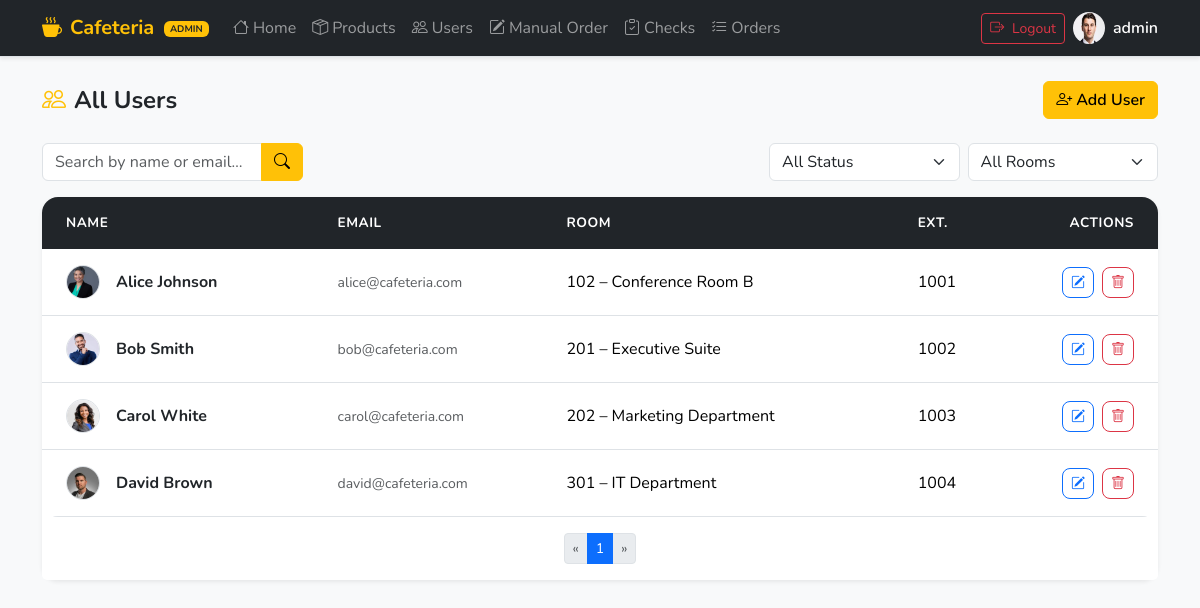
Screenshot of /public/admin/users (signed in) with the database file from the repository.
### tables this page shows
CREATE TABLE IF NOT EXISTS users (
    id INT AUTO_INCREMENT PRIMARY KEY,
    name VARCHAR(100),
    email VARCHAR(100) UNIQUE,
    password VARCHAR(255),
    role ENUM('admin','user') DEFAULT 'user',
    pic VARCHAR(255),
    room_id INT,
    is_active TINYINT(1) NOT NULL DEFAULT 1,
    ext VARCHAR(20),
    created_at TIMESTAMP NULL DEFAULT CURRENT_TIMESTAMP,
    updated_at TIMESTAMP NULL DEFAULT CURRENT_TIMESTAMP ON UPDATE CURRENT_TIMESTAMP,
    FOREIGN KEY (room_id) REFERENCES rooms(id)
);

CREATE TABLE IF NOT EXISTS rooms (
    id INT AUTO_INCREMENT PRIMARY KEY,
    no VARCHAR(50),
    name VARCHAR(100),
    created_at TIMESTAMP NULL,
    updated_at TIMESTAMP NULL
);

### core/Controller.php (called while the page is built, shortened)
<?php
class Controller
{
    public function view($path, $data = [])
    {
        extract($data);
        $viewFile = dirname(__DIR__) . "/views/$path.php";
        require $viewFile;
    }
}

### app/Controllers/Admin/UserController.php (called while the page is built, shortened)
<?php
class UserController extends Controller
{
    public function index()
    {
        $users = new User();
        $search = trim($_GET['search'] ?? '');
        $status = $_GET['status'] ?? 'all';
        $room_id = ($_GET['room_id'] ?? 'all') !== 'all' ? (int)$_GET['room_id'] : null;
        $page = max(1, (int)($_GET['page'] ?? 1));
        $users = $users->getUsers($search, $status, $room_id, $page, 10);
        $this->view('admin/users', compact('users', 'search', 'status', 'room_id', 'rooms', 'page', 'totalPages', 'total', 'error'));
    }
}

### core/Router.php (called while the page is built, shortened)
<?php
class Router
{
    private static $routes = [];
    public static function get($uri, $action, $middlewares = [])
    {
        self::$routes['GET'][$uri] = [
            'action' => $action,
            'middlewares' => $middlewares
        ];
    }
    public static function post($uri, $action, $middlewares = [])
    {
        self::$routes['POST'][$uri] = [
            'action' => $action,
            'middlewares' => $middlewares
        ];
    }
    public static function resolve($uri, $method)
{
    $route = self::$routes[$method][$uri] ?? null;
    $params = [];
    $action = $route['action'];
    [$controller, $method] = $action;
    $controller = new $controller();
    $controller->$method(...$params);
}
}

### public/index.php (called while the page is built, shortened)
<?php
$uri = parse_url($_SERVER['REQUEST_URI'], PHP_URL_PATH);
$uri = preg_replace('#^.*?/public(?:/index\.php)?#', '', $uri);
$method = $_SERVER['REQUEST_METHOD'];
Router::resolve($uri, $method);

### core/Model.php (called while the page is built, shortened)
<?php
class Model
{
    public function __construct()
    {
        $this->db = Database::getInstance()->getConnection();
    }
}

### core/Database.php (called while the page is built, shortened)
<?php
class Database
{
    private static $instance = null;
    private $connection;
    private function __construct()
    {
        $env = parse_ini_file(__DIR__ . '/../.env');
        $host = $env['DB_HOST'] ?? 'localhost';
        $db   = $env['DB_NAME'] ?? 'cafeteria';
        $user = $env['DB_USER'] ?? 'root';
        $pass = $env['DB_PASS'] ?? '';
        $charset = $env['DB_CHARSET'] ?? 'utf8';
        $this->connection = new PDO(
            "mysql:host=$host;dbname=$db;charset=$charset",
            $user,
            $pass
        );
        $this->connection->setAttribute(PDO::ATTR_ERRMODE, PDO::ERRMODE_EXCEPTION);
    }
    public static function getInstance()
    {
        if (!self::$instance) {
            self::$instance = new Database();
        }
        return self::$instance;
    }
    public function getConnection()
    {
        return $this->connection;
    }
}

### app/Models/User.php (called while the page is built, shortened)
<?php
class User extends Model
{
    public function getUsers(string $search = '', string $status = 'all', ?int $room_id = null, int $page = 1, int $perPage = 10): array
    {
        $offset = ($page - 1) * $perPage;
        $perPage = (int) $perPage;
        $offset  = (int) $offset;
        $sql = "SELECT u.*, r.name AS room_name, r.no AS room_no
                FROM users u
                LEFT JOIN rooms r ON u.room_id = r.id
                WHERE u.role = 'user'";
        $bindings = [];
        $sql .= " ORDER BY u.created_at DESC LIMIT $perPage OFFSET $offset";
        $stmt = $this->db->prepare($sql);
        $stmt->execute($bindings);
        return $stmt->fetchAll();
    }
}

### core/Auth.php (called while the page is built, shortened)
<?php
class Auth
{
    public static function user()
    {
        return $_SESSION['user'] ?? null;
    }
}

### views/admin/users.php (the view, shortened to what this page needs)
<?php include __DIR__ . '/../layouts/head.php'; ?>
<?php include __DIR__ . '/../layouts/navbar_admin.php'; ?>
<div class="container py-4">
  <div class="d-flex justify-content-between align-items-center mb-4">
    <h4 class="fw-bold mb-0"><i class="bi bi-people me-2 text-warning"></i>All Users</h4>
    <a href="<?= BASE_URL ?>/admin/users/create" class="btn btn-warning fw-semibold"><i class="bi bi-person-plus me-1"></i>Add User</a>
  </div>
  <form method="GET" action="<?= BASE_URL ?>/admin/users" class="mb-3">
    <div class="row g-2 align-items-center justify-content-between mb-3">
      <div class="col-auto">
        <div class="input-group" style="max-width:400px;">
          <input type="text" name="search" class="form-control" placeholder="Search by name or email…" value="<?= htmlspecialchars($search) ?>">
          <button class="btn btn-warning" type="submit"><i class="bi bi-search"></i></button>
        </div>
      </div>
      <div class="col-auto d-flex gap-2">
        <select name="status" class="form-select" onchange="this.form.submit()">
          <option value="all" <?= $status === 'all' ? 'selected' : '' ?>>All Status</option>
        </select>
        <select name="room_id" class="form-select" onchange="this.form.submit()">
          <option value="all" <?= $room_id === null ? 'selected' : '' ?>>All Rooms</option>
        </select>
      </div>
    </div>
  </form>
  <div class="card border-0 shadow-sm rounded-4">
    <div class="card-body p-0 table-responsive rounded-4">
      <table class="table table-hover align-middle mb-0">
        <thead class="table-light text-secondary small text-uppercase">
          <tr>
            <th class="ps-4 py-3 border-0 text-white" style="background-color: #212529 !important;">Name</th>
            <th class="py-3 border-0 text-white" style="background-color: #212529 !important;">Email</th>
            <th class="py-3 border-0 text-white" style="background-color: #212529 !important;">Room</th>
            <th class="py-3 border-0 text-white" style="background-color: #212529 !important;">Ext.</th>
            <th class="pe-4 py-3 border-0 text-end text-white" style="background-color: #212529 !important;">Actions</th>
          </tr>
        </thead>
        <tbody>
          <?php foreach ($users as $u): ?>
          <?php
            if (!empty($u['pic'])) {
                $avatar = '/' . ltrim($u['pic'], '/');
            } else {
                $avatar = 'https://ui-avatars.com/api/?name=' . urlencode($u['name']) . '&background=f59e0b&color=fff&size=64&bold=true';
            }
            $roomLabel = $u['room_name'] ? ($u['room_no'] . ' – ' . $u['room_name']) : '—';
          ?>
          <tr>
            <td class="ps-4 py-3">
              <div class="d-flex align-items-center gap-3">
                <img src="<?= htmlspecialchars($avatar) ?>"
                     class="rounded-circle border"
                     width="34" height="34"
                     style="object-fit:cover;"
                     alt=""
                     onerror="this.src='https://ui-avatars.com/api/?name=<?= urlencode($u['name']) ?>&background=f59e0b&color=fff&size=64&bold=true';"
                     >
                <div class="d-flex flex-column">
                  <span class="fw-bold text-dark"><?= htmlspecialchars($u['name']) ?></span>
                </div>
              </div>
            </td>
            <td class="text-muted small py-3"><?= htmlspecialchars($u['email']) ?></td>
            <td class="py-3"><?= htmlspecialchars($roomLabel) ?></td>
            <td class="py-3"><?= htmlspecialchars($u['ext'] ?? '—') ?></td>
            <td class="pe-4 py-3">
              <div class="d-flex gap-2 justify-content-end">
                <a href="<?= BASE_URL ?>/admin/users/edit/<?= $u['id'] ?>" class="btn btn-sm btn-outline-primary rounded-3" title="Edit User">
                  <i class="bi bi-pencil-square"></i>
                </a>
                <?php if ($u['is_active']): ?>
                  <?php if ((int)$u['id'] === (int)\Core\Auth::user()['id']): ?>
                    <button type="button" class="btn btn-sm btn-outline-secondary rounded-3" disabled title="Cannot delete your own account">
                      <i class="bi bi-trash"></i>
                    </button>
                  <?php else: ?>
                    <button type="button" class="btn btn-sm btn-outline-danger rounded-3" data-bs-toggle="modal" data-bs-target="#deleteModal<?= $u['id'] ?>" title="Delete User">
                      <i class="bi bi-trash"></i>
                    </button>
                  <?php endif; ?>
                <?php endif; ?>
              </div>
            </td>
          </tr>
          <?php endforeach; ?>
        </tbody>
      </table>
    </div>
    <div class="card-footer bg-white border-0 d-flex justify-content-center py-3">
      <nav><ul class="pagination pagination-sm mb-0">
        <li class="page-item <?= $page <= 1 ? 'disabled' : '' ?>">
          <a class="page-link" href="?page=<?= $page - 1 ?><?= $search !== '' ? '&search=' . urlencode($search) : '' ?><?= $status !== 'all' ? '&status=' . urlencode($status) : '' ?><?= $room_id !== null ? '&room_id=' . $room_id : '' ?>">&laquo;</a>
        </li>
        <?php for ($i = max(1, $page - 2); $i <= min($totalPages, $page + 2); $i++): ?>
        <li class="page-item <?= $i === $page ? 'active' : '' ?>">
          <a class="page-link" href="?page=<?= $i ?><?= $search !== '' ? '&search=' . urlencode($search) : '' ?><?= $status !== 'all' ? '&status=' . urlencode($status) : '' ?><?= $room_id !== null ? '&room_id=' . $room_id : '' ?>"><?= $i ?></a>
        </li>
        <?php endfor; ?>
        <li class="page-item <?= $page >= $totalPages ? 'disabled' : '' ?>">
          <a class="page-link" href="?page=<?= $page + 1 ?><?= $search !== '' ? '&search=' . urlencode($search) : '' ?><?= $status !== 'all' ? '&status=' . urlencode($status) : '' ?><?= $room_id !== null ? '&room_id=' . $room_id : '' ?>">&raquo;</a>
        </li>
      </ul></nav>
    </div>
  </div>
</div>
</body>
</html>

### views/layouts/head.php (style rules this page uses)
body { font-family: 'Nunito', sans-serif; background-color: #f8f9fa; }
.table th { font-weight: 700; font-size: 0.85rem; text-transform: uppercase; letter-spacing: 0.04em; }

### rows the page displays
users: pic (picture), name "Alice Johnson", email "alice@cafeteria.com", room.no "102 – Conference Room B", ext "1001"
users: pic (picture), name "Bob Smith", email "bob@cafeteria.com", room.no "201 – Executive Suite", ext "1002"
users: pic (picture), name "Carol White", email "carol@cafeteria.com", room.no "202 – Marketing Department", ext "1003"
users: pic (picture), name "David Brown", email "david@cafeteria.com", room.no "301 – IT Department", ext "1004"

### other values shown
$authUser['name'] "admin"
